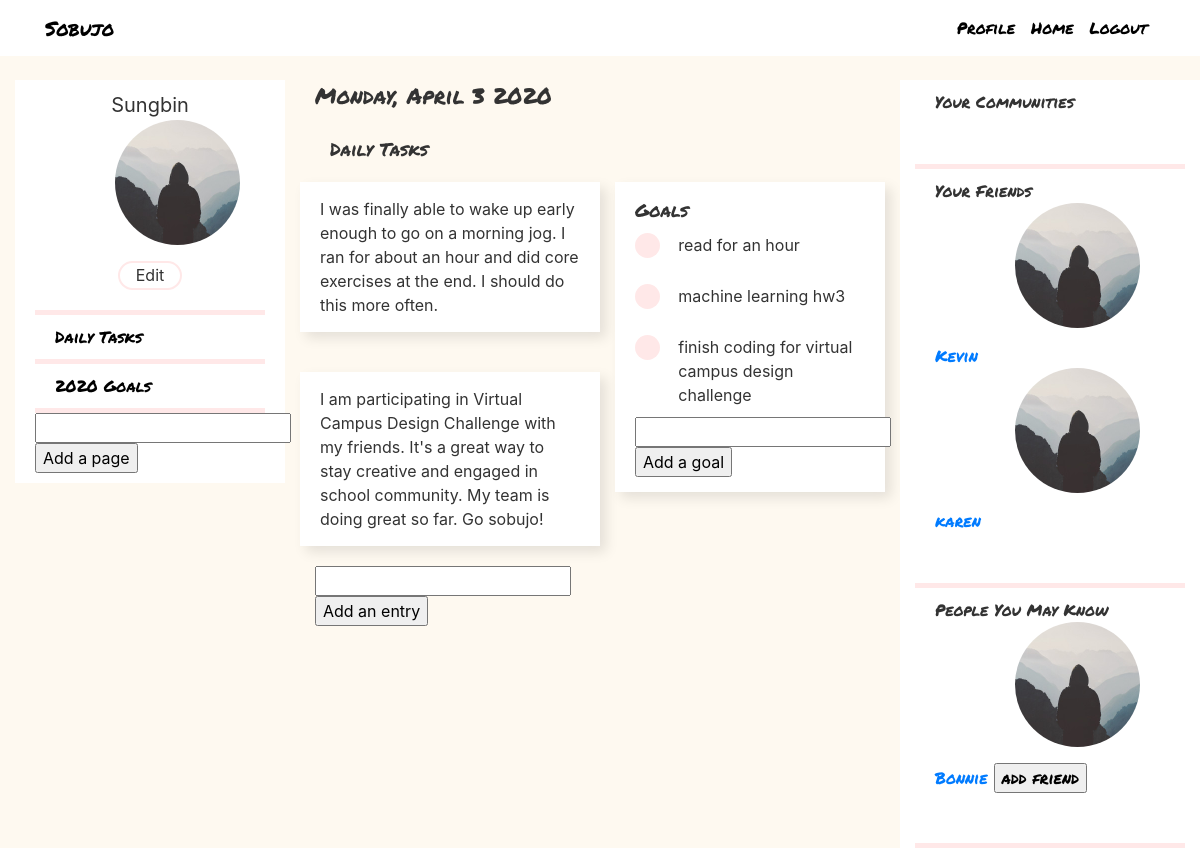
The page /journal (signed in) on the database its author committed.
### flaskblog/models.py (models this page shows, shortened)
class User(db.Model, UserMixin):
    id = db.Column(db.Integer, primary_key=True)
    username = db.Column(db.String(20), unique=True, nullable=False)
    email = db.Column(db.String(120), unique=True, nullable=False)
    image_file = db.Column(db.String(20), nullable=False, default='default.jpg')
    password = db.Column(db.String(60), nullable=False)
    pages = db.relationship("Page", backref="user")
    friends = db.relationship("User", secondary=friendship,
                           primaryjoin=id==friendship.c.friend_a_id,
                           secondaryjoin=id==friendship.c.friend_b_id)
    community = db.relationship("Community", secondary=membership, backref="members")
    comments = db.relationship("Comment", backref="author") # received

class Page(db.Model):
    id = db.Column(db.Integer, primary_key=True)
    user_id = db.Column(db.Integer, db.ForeignKey('user.id')) # can be nullable
    community_id = db.Column(db.Integer, db.ForeignKey('community.id')) # can be nullable
    title = db.Column(db.String(100), nullable=False)
    entries = db.relationship("Entry", backref="page")
    goals = db.relationship("Goal", backref="page")

class Entry(db.Model):
    id = db.Column(db.Integer, primary_key=True)
    page_id = db.Column(db.Integer, db.ForeignKey('page.id'), nullable=False)
    text = db.Column(db.String(500), nullable=False)
    comments = db.relationship("Comment", backref="entry")

class Goal(db.Model):
    id = db.Column(db.Integer, primary_key=True)
    page_id = db.Column(db.Integer, db.ForeignKey('page.id'), nullable=False)
    text = db.Column(db.String(500), nullable=False)
    comments = db.relationship("Comment", backref="goal")

### flaskblog/routes.py (the view)
@app.route("/journal")
@login_required
def journal():
    pages = Page.query.filter_by(user_id=current_user.id).all()
    users = User.query.all()
    users = [user for user in users if user.id != current_user.id and user not in current_user.friends]
    entries = {}
    goals = {}
    for page in pages:
        entries[page.id] = Entry.query.filter_by(page_id=page.id).all()
        goals[page.id] = Goal.query.filter_by(page_id=page.id).all()
    image_file = url_for('static', filename='profile_pics/' + current_user.image_file)
    return render_template('profile.html', pages=pages, entries=entries, goals=goals,
                        image_file=image_file, users=users)

### flaskblog/models.py (called while the page is built)
@login_manager.user_loader
def load_user(user_id):
    return User.query.get(int(user_id))

### flaskblog/templates/profile.html
{% extends "layout.html" %}
{% block content %}
<div class="row">
    <div class="col-md-4">
        <div class="content-section">
            <div class="account-heading">{{ current_user.username }}</div>
            <img class="rounded-circle account-img" src="{{ image_file }}">
            <div class="edit-profile">Edit</div>
            <div class="pink-divider"></div>
            {% for page in pages %}
            <div class="sidebar-journal">
                <a href="#" style="color:black;" onclick="showPage({{page.id}})">{{page.title}}</a></div>
            <div class="pink-divider"></div>
            {% endfor %}
            <form>
                <input type="text" id="page">
                <input type="submit" value="Add a page" onclick="addPage()">
            </form>
        </div>
    </div>
    <div class="col-md-8">
        <div class="date-style">Monday, April 3 2020</div>
        <br>
        {% for page in pages %}
        <div id={{page.id}} class="page">
            <div class="row">
                <div class="header-style">{{ page.title }} </div>
            </div>
            <div class="row">
                <div class="col-md-6">
                    <div class="entry-section">
                        {% for entry in entries.get(page.id) %}
                        <div class="row" id="{{entry.id}}-entry-row">
                            <div class="entry-style col-md-12"> {{ entry.text }} </div>
                        </div>
                        {% endfor %}
                        <form>
                            <input type="text" id="{{page.id}}-entry">
                            <input type="submit" value="Add an entry" onclick="addEntry({{page.id}})">
                        </form>
                    </div>
                </div>
                <div class="col-md-6">
                    <div class="entry-style">
                        <div class="goal-style"> Goals </div>
                        {% for goal in goals.get(page.id) %}
                        <div class="row individual-goal">
                            <div class="col-md-2">
                                <div class="dot"></div>
                            </div>
                            <div class="col-md-10">
                                <div> {{ goal.text }} </div>
                            </div>
                        </div>
                        {% endfor %}
                        <form>
                            <input type="text" id="{{page.id}}-goal">
                            <input type="submit" value="Add a goal" onclick="addGoal({{page.id}})">
                        </form>
                    </div>
                </div>
            </div>
        </div>
        {% endfor %}
    </div>
</div>
{% endblock content %}

### flaskblog/templates/layout.html (shortened to what this page needs)
<!DOCTYPE html>
<html>
<head>
    <link rel="stylesheet" href="https://maxcdn.bootstrapcdn.com/bootstrap/4.0.0/css/bootstrap.min.css">
    <link rel="stylesheet" type="text/css" href="{{ url_for('static', filename='main.css') }}">
</head>
<body>
    <header class="site-header">
      <nav class="navbar navbar-expand-md navbar-dark bg-steel fixed-top">
        <div class="container">
          <a class="title-style mr-4" href="/">Sobujo</a>
          <div class="collapse navbar-collapse" id="navbarToggle">
            <div class="navbar-nav">
              {% if current_user.is_authenticated %}
                <a class="nav-item nav-link" href="{{ url_for('journal') }}">Profile</a>
                <a class="nav-item nav-link" href="{{ url_for('home') }}">Home</a>
                <a class="nav-item nav-link" href="{{ url_for('logout') }}">Logout</a>
              {% else %}
                <a class="nav-item nav-link" href="{{ url_for('login') }}">Login</a>
                <a class="nav-item nav-link" href="{{ url_for('register') }}">Register</a>
              {% endif %}
            </div>
          </div>
        </div>
      </nav>
    </header>
    <main role="main" class="container-fluid">
      <div class="row">
        <div class="col-md-9">
          {% block content %}{% endblock %}
        </div>
        {% if current_user.is_authenticated %}
          <div class="col-md-3 bg-steel">
            <div class="sidebar-section">
              Your Communities
            </div>
            <div class="pink-divider"></div>
            <div class="sidebar-section">
              Your Friends
              {% for friend in current_user.friends %}
                <img class="rounded-circle account-img" src="/static/profile_pics/{{ current_user.image_file }}">
                <a href="{{ url_for('spectate', user_id=friend.id) }}"> {{ friend.username }} </a>
                {% endfor %}
            </div>
            <div class="pink-divider"></div>
            <div class="sidebar-section">
              People You May Know
              {% for user in users %}
                <img class="rounded-circle account-img" src="/static/profile_pics/{{ user.image_file }}">
                <a href="{{ url_for('spectate', user_id=user.id) }}"> {{ user.username }} </a>
                <input type="button" value="add friend" onclick="addFriend({{user.id}})">
                {% endfor %}
            </div>
            <div class="pink-divider"></div>
          </div>
        {% endif %}
      </div>
    </main>
</body>
</html>

### flaskblog/static/main.css (style rules this page uses)
body { background-color: #FEF9F0; color: #333333; margin-top: 5rem; }
.bg-steel { background-color: #ffffff; }
.title-style { color: black; font-size: 20px; font-family: "Permanent Marker"; }
.site-header .navbar-nav .nav-link { color: black; font-family: "Permanent Marker"; }
.content-section { background: #ffffff; padding: 10px 20px; }
.sidebar-section { background: #ffffff; padding: 10px 20px; font-family: "Permanent Marker"; padding-bottom: 50px; }
.sidebar-journal { background: #ffffff; padding: 10px 20px; font-family: "Permanent Marker"; }
.account-img { height: 125px; width: 125px; margin-bottom: 16px; margin-right: 80px; margin-left: 80px; }
.account-heading { font-size: 20px; text-align: center; }
.pink-divider { background-color: #FFE8E8; height: 5px; width: 100%; }
.edit-profile { width: 64px; height: 29px; margin-left: auto; margin-right: auto; background: #FFFFFF; border: 2px solid #FFE8E8; box-sizing: border-box; border-radius: 50px; text-align: center; margin-bottom: 20px; }
.date-style { font-family: "Permanent Marker"; font-size: 22px; line-height: 32px; }
.header-style { font-family: "Permanent Marker"; font-size: 18px; line-height: 26px; margin-left: 30px; }
.dot { height: 25px; width: 25px; background-color: #FFE8E8; border-radius: 50%; display: inline-block; }
.entry-style { margin-top: 20px; background: #ffffff; padding: 15px 20px; box-shadow: 6px 6px 12px rgba(0, 0, 0, 0.1); margin-bottom: 20px; }
.goal-style { font-family: "Permanent Marker"; font-size: 18px; line-height: 26px; }
.individual-goal { padding-top: 10px; padding-bottom: 10px; }

### rows shown on the page
User: username "Sungbin"
Page: title "Daily Tasks"
Page: title "2020 Goals"
Entry: text "I was finally able to wake up early enough to go on a morning jog. I ran for about an hour and did core exercises at the end. I should do this more often."
Entry: text "I am participating in Virtual Campus Design Challenge with my friends. It's a great way to stay creative and engaged in school community. My team is doing great so far. Go sobujo!"
Goal: text "read for an hour"
Goal: text "machine learning hw3"
Goal: text "finish coding for virtual campus design challenge"
User: image_file (placeholder picture), username "Kevin"
User: image_file (placeholder picture), username "karen"
User: image_file (placeholder picture), username "Bonnie"
